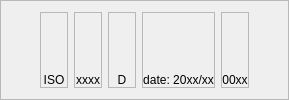
        <widget class="QFrame" name="frame_bottom">
         <property name="mouseTracking">
          <bool>true</bool>
         </property>
         <property name="tabletTracking">
          <bool>false</bool>
         </property>
         <property name="frameShape">
          <enum>QFrame::StyledPanel</enum>
         </property>
         <property name="frameShadow">
          <enum>QFrame::Raised</enum>
         </property>
         <layout class="QHBoxLayout" name="horizontalLayout_32" stretch="1,1,1,1,1,1,1">
          <item>
           <spacer name="horizontalSpacer_3">
            <property name="orientation">
             <enum>Qt::Horizontal</enum>
            </property>
            <property name="sizeHint" stdset="0">
             <size>
              <width>40</width>
              <height>20</height>
             </size>
            </property>
           </spacer>
          </item>
          <item>
           <widget class="QFrame" name="frame_20">
            <property name="mouseTracking">
             <bool>true</bool>
            </property>
            <property name="frameShape">
             <enum>QFrame::StyledPanel</enum>
            </property>
            <property name="frameShadow">
             <enum>QFrame::Raised</enum>
            </property>
            <layout class="QVBoxLayout" name="verticalLayout_31">
             <property name="spacing">
              <number>0</number>
             </property>
             <property name="leftMargin">
              <number>0</number>
             </property>
             <property name="topMargin">
              <number>0</number>
             </property>
             <property name="rightMargin">
              <number>0</number>
             </property>
             <property name="bottomMargin">
              <number>0</number>
             </property>
             <item>
              <widget class="QLabel" name="videoContainer_20">
               <property name="sizePolicy">
                <sizepolicy hsizetype="Expanding" vsizetype="Expanding">
                 <horstretch>0</horstretch>
                 <verstretch>0</verstretch>
                </sizepolicy>
               </property>
               <property name="font">
                <font>
                 <pointsize>10</pointsize>
                </font>
               </property>
               <property name="mouseTracking">
                <bool>true</bool>
               </property>
               <property name="text">
                <string/>
               </property>
               <property name="pixmap">
                <pixmap resource="resources.qrc">:/icons8-video-48.png</pixmap>
               </property>
              </widget>
             </item>
             <item>
              <widget class="QLabel" name="text_result_20">
               <property name="text">
                <string>ISO</string>
               </property>
               <property name="alignment">
                <set>Qt::AlignCenter</set>
               </property>
              </widget>
             </item>
            </layout>
           </widget>
          </item>
          <item>
           <widget class="QFrame" name="frame_21">
            <property name="mouseTracking">
             <bool>true</bool>
            </property>
            <property name="frameShape">
             <enum>QFrame::StyledPanel</enum>
            </property>
            <property name="frameShadow">
             <enum>QFrame::Raised</enum>
            </property>
            <layout class="QVBoxLayout" name="verticalLayout_35">
             <property name="spacing">
              <number>0</number>
             </property>
             <property name="leftMargin">
              <number>0</number>
             </property>
             <property name="topMargin">
              <number>0</number>
             </property>
             <property name="rightMargin">
              <number>0</number>
             </property>
             <property name="bottomMargin">
              <number>0</number>
             </property>
             <item>
              <widget class="QLabel" name="videoContainer_21">
               <property name="sizePolicy">
                <sizepolicy hsizetype="Expanding" vsizetype="Expanding">
                 <horstretch>0</horstretch>
                 <verstretch>0</verstretch>
                </sizepolicy>
               </property>
               <property name="font">
                <font>
                 <pointsize>10</pointsize>
                </font>
               </property>
               <property name="mouseTracking">
                <bool>true</bool>
               </property>
               <property name="text">
                <string/>
               </property>
               <property name="pixmap">
                <pixmap resource="resources.qrc">:/icons8-video-48.png</pixmap>
               </property>
              </widget>
             </item>
             <item>
              <widget class="QLabel" name="text_result_21">
               <property name="text">
                <string>xxxx</string>
               </property>
               <property name="alignment">
                <set>Qt::AlignCenter</set>
               </property>
              </widget>
             </item>
            </layout>
           </widget>
          </item>
          <item>
           <widget class="QFrame" name="frame_22">
            <property name="mouseTracking">
             <bool>true</bool>
            </property>
            <property name="frameShape">
             <enum>QFrame::StyledPanel</enum>
            </property>
            <property name="frameShadow">
             <enum>QFrame::Raised</enum>
            </property>
            <layout class="QVBoxLayout" name="verticalLayout_36">
             <property name="spacing">
              <number>0</number>
             </property>
             <property name="leftMargin">
              <number>0</number>
             </property>
             <property name="topMargin">
              <number>0</number>
             </property>
             <property name="rightMargin">
              <number>0</number>
             </property>
             <property name="bottomMargin">
              <number>0</number>
             </property>
             <item>
              <widget class="QLabel" name="videoContainer_22">
               <property name="sizePolicy">
                <sizepolicy hsizetype="Expanding" vsizetype="Expanding">
                 <horstretch>0</horstretch>
                 <verstretch>0</verstretch>
                </sizepolicy>
               </property>
               <property name="font">
                <font>
                 <pointsize>10</pointsize>
                </font>
               </property>
               <property name="mouseTracking">
                <bool>true</bool>
               </property>
               <property name="text">
                <string/>
               </property>
               <property name="pixmap">
                <pixmap resource="resources.qrc">:/icons8-video-48.png</pixmap>
               </property>
              </widget>
             </item>
             <item>
              <widget class="QLabel" name="text_result_22">
               <property name="text">
                <string>D</string>
               </property>
               <property name="alignment">
                <set>Qt::AlignCenter</set>
               </property>
              </widget>
             </item>
            </layout>
           </widget>
          </item>
          <item>
           <widget class="QFrame" name="frame_23">
            <property name="mouseTracking">
             <bool>true</bool>
            </property>
            <property name="frameShape">
             <enum>QFrame::StyledPanel</enum>
            </property>
            <property name="frameShadow">
             <enum>QFrame::Raised</enum>
            </property>
            <layout class="QVBoxLayout" name="verticalLayout_37">
             <property name="spacing">
              <number>0</number>
             </property>
             <property name="leftMargin">
              <number>0</number>
             </property>
             <property name="topMargin">
              <number>0</number>
             </property>
             <property name="rightMargin">
              <number>0</number>
             </property>
             <property name="bottomMargin">
              <number>0</number>
             </property>
             <item>
              <widget class="QLabel" name="videoContainer_23">
               <property name="sizePolicy">
                <sizepolicy hsizetype="Expanding" vsizetype="Expanding">
                 <horstretch>0</horstretch>
                 <verstretch>0</verstretch>
                </sizepolicy>
               </property>
               <property name="font">
                <font>
                 <pointsize>10</pointsize>
                </font>
               </property>
               <property name="mouseTracking">
                <bool>true</bool>
               </property>
               <property name="text">
                <string/>
               </property>
               <property name="pixmap">
                <pixmap resource="resources.qrc">:/icons8-video-48.png</pixmap>
               </property>
              </widget>
             </item>
             <item>
              <widget class="QLabel" name="text_result_23">
               <property name="text">
                <string>date: 20xx/xx</string>
               </property>
               <property name="alignment">
                <set>Qt::AlignCenter</set>
               </property>
              </widget>
             </item>
            </layout>
           </widget>
          </item>
          <item>
           <widget class="QFrame" name="frame_24">
            <property name="mouseTracking">
             <bool>true</bool>
            </property>
            <property name="frameShape">
             <enum>QFrame::StyledPanel</enum>
            </property>
            <property name="frameShadow">
             <enum>QFrame::Raised</enum>
            </property>
            <layout class="QVBoxLayout" name="verticalLayout_38">
             <property name="spacing">
              <number>0</number>
             </property>
             <property name="leftMargin">
              <number>0</number>
             </property>
             <property name="topMargin">
              <number>0</number>
             </property>
             <property name="rightMargin">
              <number>0</number>
             </property>
             <property name="bottomMargin">
              <number>0</number>
             </property>
             <item>
              <widget class="QLabel" name="videoContainer_24">
               <property name="sizePolicy">
                <sizepolicy hsizetype="Expanding" vsizetype="Expanding">
                 <horstretch>0</horstretch>
                 <verstretch>0</verstretch>
                </sizepolicy>
               </property>
               <property name="font">
                <font>
                 <pointsize>10</pointsize>
                </font>
               </property>
               <property name="mouseTracking">
                <bool>true</bool>
               </property>
               <property name="text">
                <string/>
               </property>
               <property name="pixmap">
                <pixmap resource="resources.qrc">:/icons8-video-48.png</pixmap>
               </property>
              </widget>
             </item>
             <item>
              <widget class="QLabel" name="text_result_24">
               <property name="text">
                <string>00xx</string>
               </property>
               <property name="alignment">
                <set>Qt::AlignCenter</set>
               </property>
              </widget>
             </item>
            </layout>
           </widget>
          </item>
          <item>
           <spacer name="horizontalSpacer_4">
            <property name="orientation">
             <enum>Qt::Horizontal</enum>
            </property>
            <property name="sizeHint" stdset="0">
             <size>
              <width>40</width>
              <height>20</height>
             </size>
            </property>
           </spacer>
          </item>
         </layout>
        </widget>
